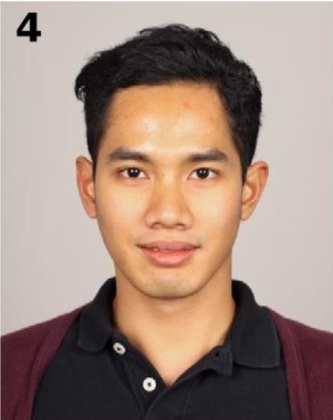
%> input picture 4.JPG, 333 x 420 px, shrunk from 415 x 523 before the run
$ octave dist_euc.m   (GNU Octave 9; MATLAB toolbox functions it lacks are replaced by stand-ins)
%> lines starting %> are read from the running program, lines starting %| are printed output that depends on the picture
%> further down, Ima is the input picture: size 420x333x3 uint8; mean R, G, B 160.5, 137.4, 126.1
### norm1.m
% clc, clear all, close all;
% Ima= imread('VC (4).png');
% figure, imshow(uint8(Ima))
function im=norm1(Ima)
Ima=double(Ima);
%> Ima: size 420x333x3 double
R=Ima(:,:,1);
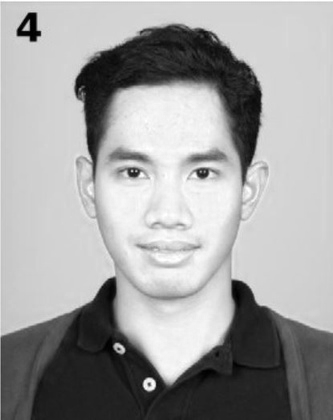
%> R: size 420x333 double; min 0, max 255, mean 160.5
G=Ima(:,:,2);
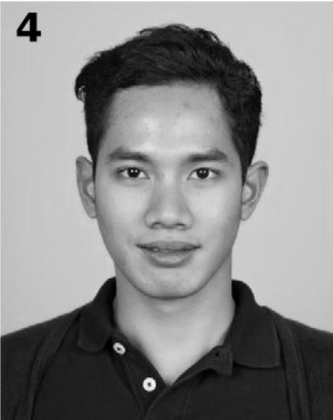
%> G: size 420x333 double; min 0, max 255, mean 137.4
B=Ima(:,:,3);
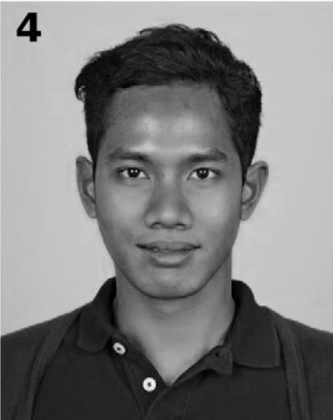
%> B: size 420x333 double; min 0, max 251, mean 126.1
s=(R+G+B);
r=R./s;
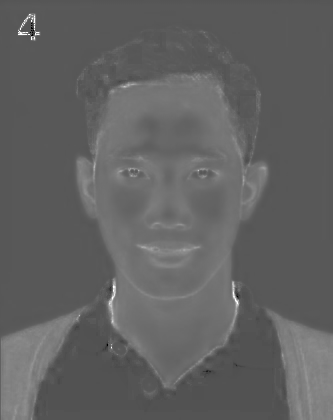
%> r: size 420x333 double; 0.01% of the values are NaN or infinite; the others: min 0, max 1, mean 0.384; drawn with min black, max white, NaN and infinite black
g=G./s;
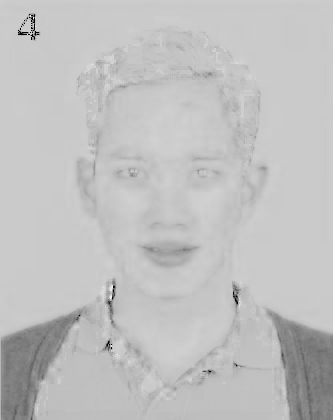
%> g: size 420x333 double; 0.01% of the values are NaN or infinite; the others: min 0, max 0.417, mean 0.315; drawn with min black, max white, NaN and infinite black
b=B./s;
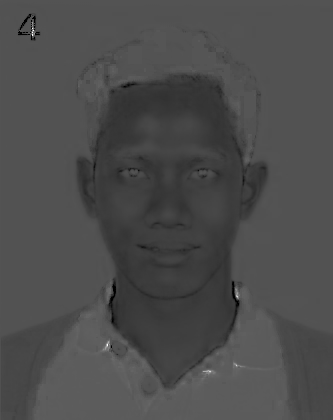
%> b: size 420x333 double; 0.01% of the values are NaN or infinite; the others: min 0, max 1, mean 0.301; drawn with min black, max white, NaN and infinite black
% b=B./s;
im(:,:,1)=r;
im(:,:,2)=g;
im(:,:,3)=b;
%> im: size 420x333x3 double; 0.01% of the values are NaN or infinite; the others: min 0, max 1, mean 0.333
% [14 lines of commented-out code are left out]

### dist_euc.m
clc, clear all, close all

Ima= imread('4.JPG');

A = norm1(Ima);

V = rand(3);

clases = 3;
A1 = A(:,:,1);
A2 = A(:,:,2);
A3 = A(:,:,3);

B = [A1(:), A2(:), A3(:)]*255;

for i=1:3
    a = 0;
    for j=1:3
        a = B(:,j).^2-V(i,j).^2 + a;
    end
    D(:,j) = sqrt(a);
end

$ run again, with 1.JPG copied over 4.JPG
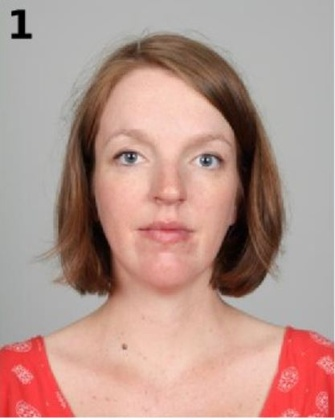
%> input picture 1.JPG, 335 x 420 px, shrunk from 417 x 523 before the run
%> Ima is the input picture: size 420x335x3 uint8; mean R, G, B 183.5, 150.4, 142
%> Ima: size 420x335x3 double
%> in norm1, `g=G./s;`:
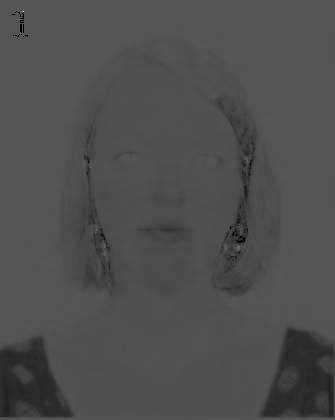
%> g: size 420x335 double; 0.05% of the values are NaN or infinite; the others: min 0, max 1, mean 0.31; drawn with min black, max white, NaN and infinite black
%> in norm1, `b=B./s;`:
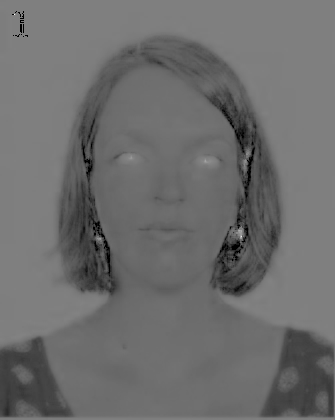
%> b: size 420x335 double; 0.05% of the values are NaN or infinite; the others: min 0, max 0.667, mean 0.286; drawn with min black, max white, NaN and infinite black
%> im: size 420x335x3 double; 0.05% of the values are NaN or infinite; the others: min 0, max 1, mean 0.333

$ run again, with 1020.jpg copied over 4.JPG
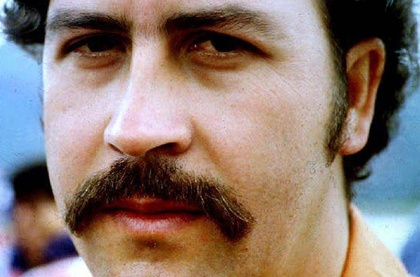
%> input picture 1020.jpg, 420 x 277 px, shrunk from 1020 x 673 before the run
%> Ima is the input picture: size 277x420x3 uint8; mean R, G, B 138.4, 121.1, 113.4
%> Ima: size 277x420x3 double
%> in norm1, `r=R./s;`:
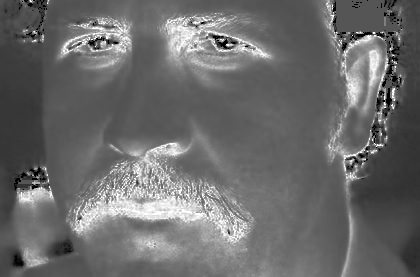
%> r: size 277x420 double; 0.13% of the values are NaN or infinite; the others: min 0, max 1, mean 0.422; drawn with min black, max white, NaN and infinite black
%> in norm1, `b=B./s;`:
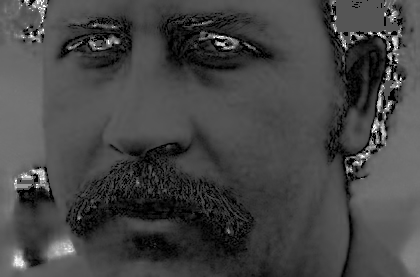
%> b: size 277x420 double; 0.13% of the values are NaN or infinite; the others: min 0, max 1, mean 0.274; drawn with min black, max white, NaN and infinite black
%> im: size 277x420x3 double; 0.13% of the values are NaN or infinite; the others: min 0, max 1, mean 0.333

$ run again, with 2.JPG copied over 4.JPG
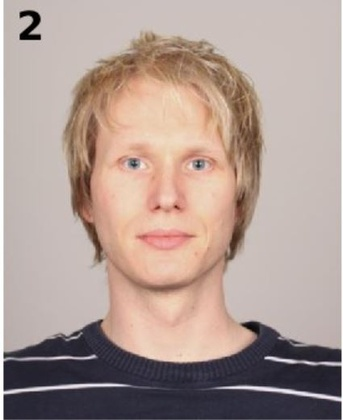
%> input picture 2.JPG, 343 x 420 px, shrunk from 425 x 521 before the run
%> Ima is the input picture: size 420x343x3 uint8; mean R, G, B 175.1, 155.7, 148.3
%> Ima: size 420x343x3 double
%> in norm1, `r=R./s;`:
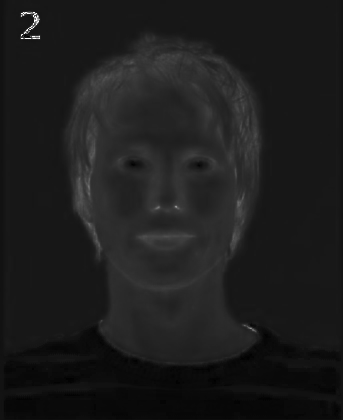
%> r: size 420x343 double; 0% of the values are NaN or infinite; the others: min 0.281, max 1, mean 0.363; drawn with min black, max white, NaN and infinite black
%> in norm1, `b=B./s;`:
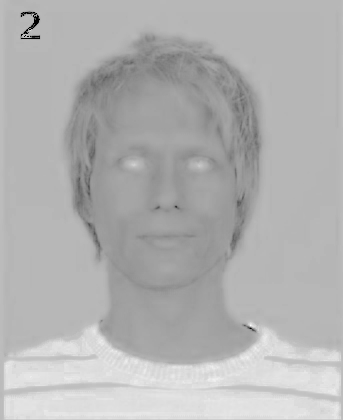
%> b: size 420x343 double; 0% of the values are NaN or infinite; the others: min 0, max 0.452, mean 0.316; drawn with min black, max white, NaN and infinite black
%> im: size 420x343x3 double; 0% of the values are NaN or infinite; the others: min 0, max 1, mean 0.333
